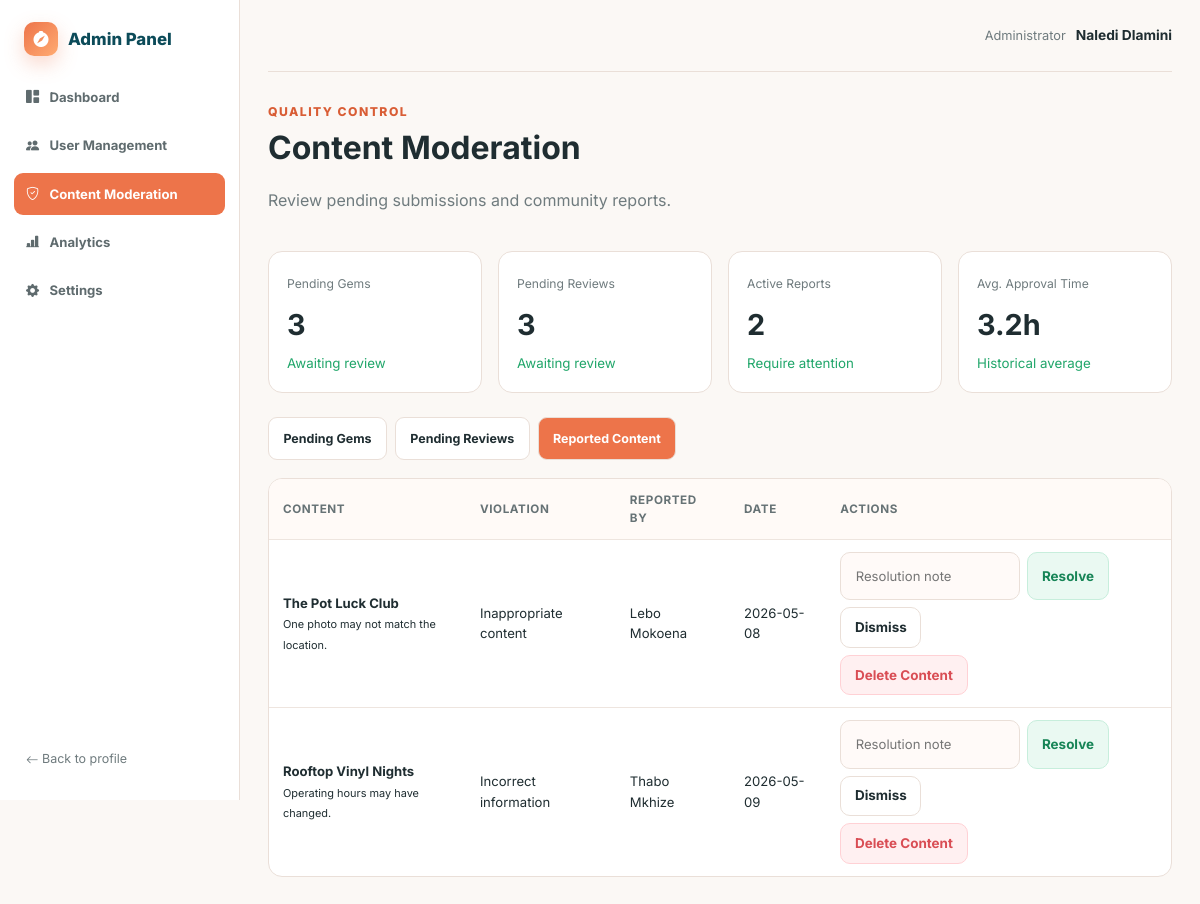
The app's page /admin/moderation.php?tab=reports (signed in), older data.
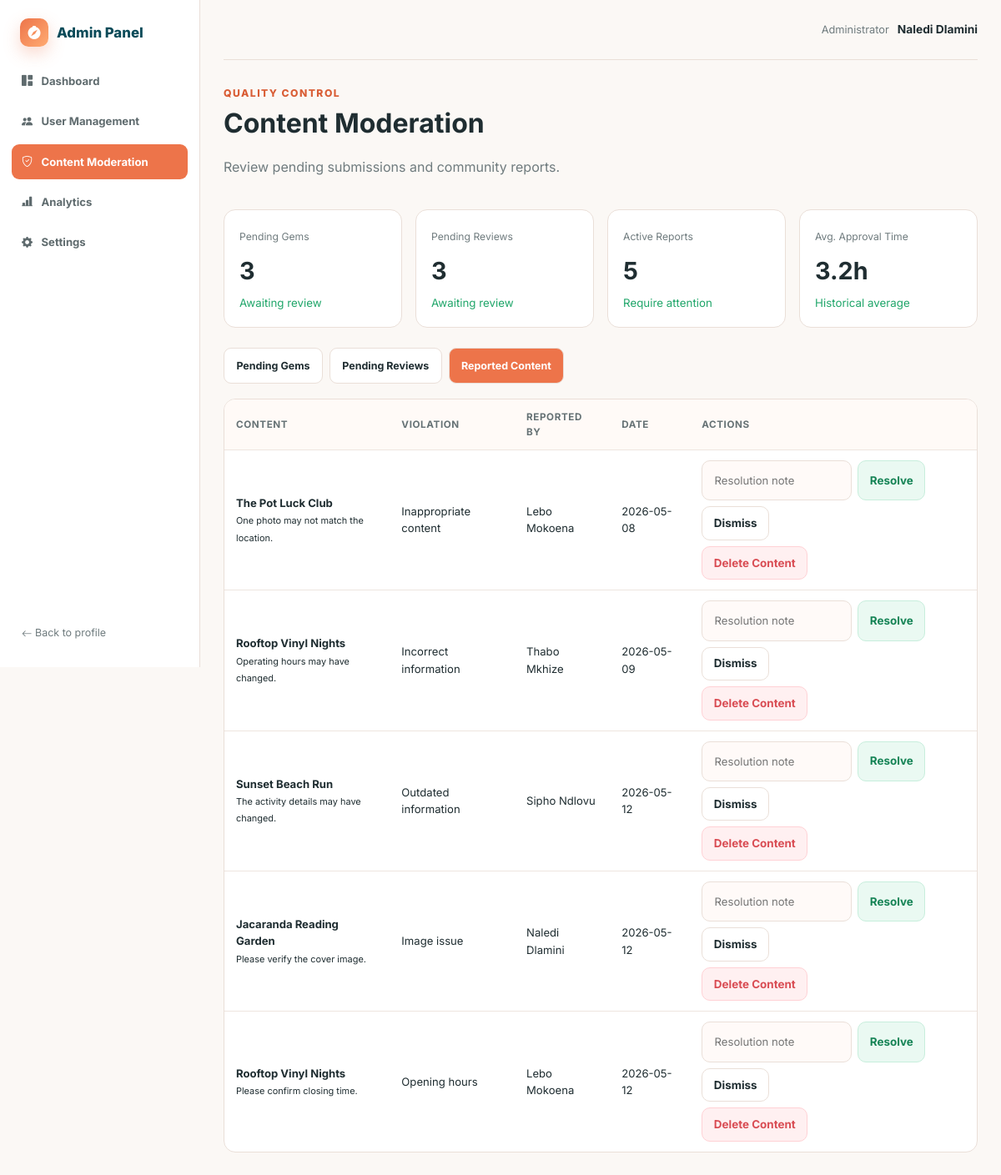
The same page, newer data.
### tables this page shows
CREATE TABLE reports (
    id INT UNSIGNED AUTO_INCREMENT PRIMARY KEY,
    reporter_id INT UNSIGNED NOT NULL,
    gem_id INT UNSIGNED NULL,
    review_id INT UNSIGNED NULL,
    violation_type VARCHAR(100) NOT NULL,
    details VARCHAR(400) NULL,
    status ENUM('pending','resolved','dismissed') NOT NULL DEFAULT 'pending',
    resolution_note VARCHAR(255) NULL,
    created_at TIMESTAMP NOT NULL DEFAULT CURRENT_TIMESTAMP,
    resolved_at DATETIME NULL,
    CONSTRAINT fk_reporter FOREIGN KEY (reporter_id) REFERENCES users(id) ON DELETE CASCADE,
    CONSTRAINT fk_report_gem FOREIGN KEY (gem_id) REFERENCES gems(id) ON DELETE CASCADE,
    CONSTRAINT fk_report_review FOREIGN KEY (review_id) REFERENCES reviews(id) ON DELETE CASCADE,
    INDEX idx_reports_status (status)
);

CREATE TABLE gems (
    id INT UNSIGNED AUTO_INCREMENT PRIMARY KEY,
    user_id INT UNSIGNED NOT NULL,
    title VARCHAR(100) NOT NULL,
    slug VARCHAR(140) NOT NULL,
    description VARCHAR(500) NOT NULL,
    location VARCHAR(180) NOT NULL,
    city VARCHAR(100) NOT NULL,
    vibes VARCHAR(220) NOT NULL,
    budget_level ENUM('Free','Budget','Mid-range','Premium') NOT NULL,
    activity_type ENUM('Food','Fitness','Study','Nature','Nightlife','Culture') NOT NULL,
    operating_hours VARCHAR(100) NOT NULL DEFAULT 'All Day',
    cover_image VARCHAR(500) NULL,
    average_rating DECIMAL(3,2) NOT NULL DEFAULT 0,
    review_count INT UNSIGNED NOT NULL DEFAULT 0,
    status ENUM('pending','approved','rejected') NOT NULL DEFAULT 'pending',
    rejection_reason VARCHAR(255) NULL,
    created_at TIMESTAMP NOT NULL DEFAULT CURRENT_TIMESTAMP,
    updated_at TIMESTAMP NOT NULL DEFAULT CURRENT_TIMESTAMP ON UPDATE CURRENT_TIMESTAMP,
    approved_at DATETIME NULL,
    UNIQUE KEY unique_slug (slug),
    CONSTRAINT fk_gem_user FOREIGN KEY (user_id) REFERENCES users(id) ON DELETE CASCADE,
    INDEX idx_gems_status_city (status, city),
    INDEX idx_gems_activity (activity_type),
    FULLTEXT INDEX ft_gems_search (title, description, location, city)
);

CREATE TABLE users (
    id INT UNSIGNED AUTO_INCREMENT PRIMARY KEY,
    full_name VARCHAR(100) NOT NULL,
    email VARCHAR(190) NOT NULL UNIQUE,
    firebase_uid VARCHAR(128) NULL UNIQUE,
    city VARCHAR(100) NOT NULL,
    password_hash VARCHAR(255) NOT NULL,
    email_verified_at DATETIME NULL,
    bio VARCHAR(300) NULL,
    role ENUM('user','admin') NOT NULL DEFAULT 'user',
    status ENUM('active','suspended') NOT NULL DEFAULT 'active',
    level INT UNSIGNED NOT NULL DEFAULT 1,
    points INT UNSIGNED NOT NULL DEFAULT 0,
    notify_new_gems TINYINT(1) NOT NULL DEFAULT 1,
    notify_comments TINYINT(1) NOT NULL DEFAULT 1,
    notify_likes_saves TINYINT(1) NOT NULL DEFAULT 1,
    personalized_recommendations TINYINT(1) NOT NULL DEFAULT 1,
    show_saved_gems TINYINT(1) NOT NULL DEFAULT 1,
    show_activity_status TINYINT(1) NOT NULL DEFAULT 1,
    created_at TIMESTAMP NOT NULL DEFAULT CURRENT_TIMESTAMP,
    updated_at TIMESTAMP NOT NULL DEFAULT CURRENT_TIMESTAMP ON UPDATE CURRENT_TIMESTAMP,
    INDEX idx_users_role_status (role, status),
    INDEX idx_users_city (city)
);

### config/database.php (called while the page is built, shortened)
<?php
function db(): PDO
{
    static $pdo = null;
    if ($pdo instanceof PDO) {
        return $pdo;
    }
    $dsn = sprintf('mysql:host=%s;port=%s;dbname=%s;charset=utf8mb4', DB_HOST, DB_PORT, DB_NAME);
    try {
        $pdo = new PDO($dsn, DB_USER, DB_PASS, [
            PDO::ATTR_ERRMODE => PDO::ERRMODE_EXCEPTION,
            PDO::ATTR_DEFAULT_FETCH_MODE => PDO::FETCH_ASSOC,
            PDO::ATTR_EMULATE_PREPARES => false,
        ]);
    } catch (PDOException $e) {
        http_response_code(500);
        $message = APP_ENV === 'development'
            ? 'Database connection failed: ' . htmlspecialchars($e->getMessage(), ENT_QUOTES, 'UTF-8')
            : 'Database connection failed.';
        exit('<div style="font-family:Arial;padding:2rem;max-width:760px;margin:auto"><h1>Mzansi Gem setup required</h1><p>' . $message . '</p><p>Import <code>database/install.sql</code> and check <code>config/config.php</code> or your environment variables.</p></div>');
    }
    return $pdo;
}

### includes/functions.php (called while the page is built, shortened)
<?php
function url(string $path = ''): string
{
    return APP_URL . ($path !== '' ? '/' . ltrim($path, '/') : '');
}
function e(mixed $value): string
{
    return htmlspecialchars((string)$value, ENT_QUOTES, 'UTF-8');
}

### admin/moderation.php (the view, shortened to what the changed rows need)
<?php
require dirname(__DIR__).'/includes/bootstrap.php';require_admin();$tab=(string)($_GET['tab']??$_POST['tab']??'gems');if(!in_array($tab,['gems','reviews','reports'],true))$tab='gems';
$pendingGems=(int)db()->query("SELECT COUNT(*) FROM gems WHERE status='pending'")->fetchColumn();$pendingReviews=(int)db()->query("SELECT COUNT(*) FROM reviews WHERE status='pending'")->fetchColumn();$pendingReports=(int)db()->query("SELECT COUNT(*) FROM reports WHERE status='pending'")->fetchColumn();$avgApproval=(float)(db()->query("SELECT COALESCE(AVG(TIMESTAMPDIFF(MINUTE,created_at,approved_at))/60,0) FROM gems WHERE approved_at IS NOT NULL")->fetchColumn());
if($tab==='gems'){$items=db()->query("SELECT g.*,u.full_name FROM gems g JOIN users u ON u.id=g.user_id WHERE g.status='pending' ORDER BY g.created_at")->fetchAll();}
elseif($tab==='reviews'){$items=db()->query("SELECT r.*,u.full_name,g.title FROM reviews r JOIN users u ON u.id=r.user_id JOIN gems g ON g.id=r.gem_id WHERE r.status='pending' ORDER BY r.created_at")->fetchAll();}
else{$items=db()->query("SELECT r.*,u.full_name AS reporter,g.title,g.id AS content_gem_id,rv.comment AS review_comment FROM reports r JOIN users u ON u.id=r.reporter_id LEFT JOIN reviews rv ON rv.id=r.review_id LEFT JOIN gems g ON g.id=COALESCE(r.gem_id,rv.gem_id) WHERE r.status='pending' ORDER BY r.created_at")->fetchAll();}
$pageTitle='Content Moderation';$activeAdmin='moderation';require dirname(__DIR__).'/includes/admin-header.php';
?>
<div class="admin-page-head"><div><span class="eyebrow">Quality control</span><h1>Content Moderation</h1><p class="muted">Review pending submissions and community reports.</p></div></div>
<div class="metric-grid"><div class="metric-card"><span>Active Reports</span><strong><?=$pendingReports?></strong><small>Require attention</small></div></div>
<div class="table-wrap"><table class="data-table"><thead><?php if($tab==='gems'):?><tr><th>Gem ID</th><th>Title</th><th>Submitted By</th><th>Date Submitted</th><th>Actions</th></tr><?php elseif($tab==='reviews'):?><tr><th>Review ID</th><th>Comment Preview</th><th>Submitted By</th><th>Associated Gem</th><th>Actions</th></tr><?php else:?><tr><th>Content</th><th>Violation</th><th>Reported By</th><th>Date</th><th>Actions</th></tr><?php endif;?></thead><tbody>
<?php foreach($items as $item):?><?php if($tab==='gems'):?><tr><td>#<?=(int)$item['id']?></td><td><strong><?=e($item['title'])?></strong><br><small><?=e($item['location'])?></small></td><td><?=e($item['full_name'])?></td><td><?=e(date('Y-m-d',strtotime($item['created_at'])))?></td><td><div class="action-row"><form method="post"><?=csrf_field()?><input type="hidden" name="tab" value="gems"><input type="hidden" name="id" value="<?=(int)$item['id']?>"><input type="hidden" name="action" value="approve_gem"><button class="btn btn-success btn-sm">Approve</button></form><form method="post"><?=csrf_field()?><input type="hidden" name="tab" value="gems"><input type="hidden" name="id" value="<?=(int)$item['id']?>"><input type="hidden" name="action" value="reject_gem"><input class="form-control" name="reason" placeholder="Rejection reason" style="width:180px"><button class="btn btn-danger btn-sm">Reject</button></form><a class="btn btn-ghost btn-sm" href="<?=url('edit-gem.php?id='.(int)$item['id'])?>">Edit Before Approval</a></div></td></tr>
<?php else:?><tr><td><strong><?php if($item['content_gem_id']):?><a href="<?=url('gem.php?id='.(int)$item['content_gem_id'])?>"><?=e($item['title']?:'Review report')?></a><?php else:?><?=e($item['title']?:'Reported content')?><?php endif;?></strong><br><small><?=e($item['review_comment']?:$item['details'])?></small></td><td><?=e($item['violation_type'])?></td><td><?=e($item['reporter'])?></td><td><?=e(date('Y-m-d',strtotime($item['created_at'])))?></td><td><form method="post" class="action-row"><?=csrf_field()?><input type="hidden" name="tab" value="reports"><input type="hidden" name="id" value="<?=(int)$item['id']?>"><input class="form-control" name="resolution_note" placeholder="Resolution note" style="width:180px"><button class="btn btn-success btn-sm" name="action" value="resolve_report">Resolve</button><button class="btn btn-ghost btn-sm" name="action" value="dismiss_report">Dismiss</button></form><?php if($item['review_id']||$item['gem_id']):?><form method="post" action="<?=url('delete-item.php')?>" style="margin-top:7px"><?=csrf_field()?><input type="hidden" name="type" value="<?=$item['review_id']?'review':'gem'?>"><input type="hidden" name="id" value="<?=(int)($item['review_id']?:$item['gem_id'])?>"><input type="hidden" name="admin_return" value="1"><button class="btn btn-danger btn-sm" data-confirm="Delete the reported content permanently?">Delete Content</button></form><?php endif;?></td></tr><?php endif;?><?php endforeach;?></tbody></table></div>
<?php require dirname(__DIR__).'/includes/admin-footer.php'; ?>

Row changes from the older to the newer data that the page shows:
added reports: gem.title "Sunset Beach Run", details "The activity details may have changed.", violation_type "Outdated information", reporter.full_name "Sipho Ndlovu", created_at "2026-05-12"
added reports: gem.title "Jacaranda Reading Garden", details "Please verify the cover image.", violation_type "Image issue", reporter.full_name "Naledi Dlamini", created_at "2026-05-12"
added reports: gem.title "Rooftop Vinyl Nights", details "Please confirm closing time.", violation_type "Opening hours", reporter.full_name "Lebo Mokoena", created_at "2026-05-12"
Text that changed along with them:
$pendingReports: "2" → "5"
